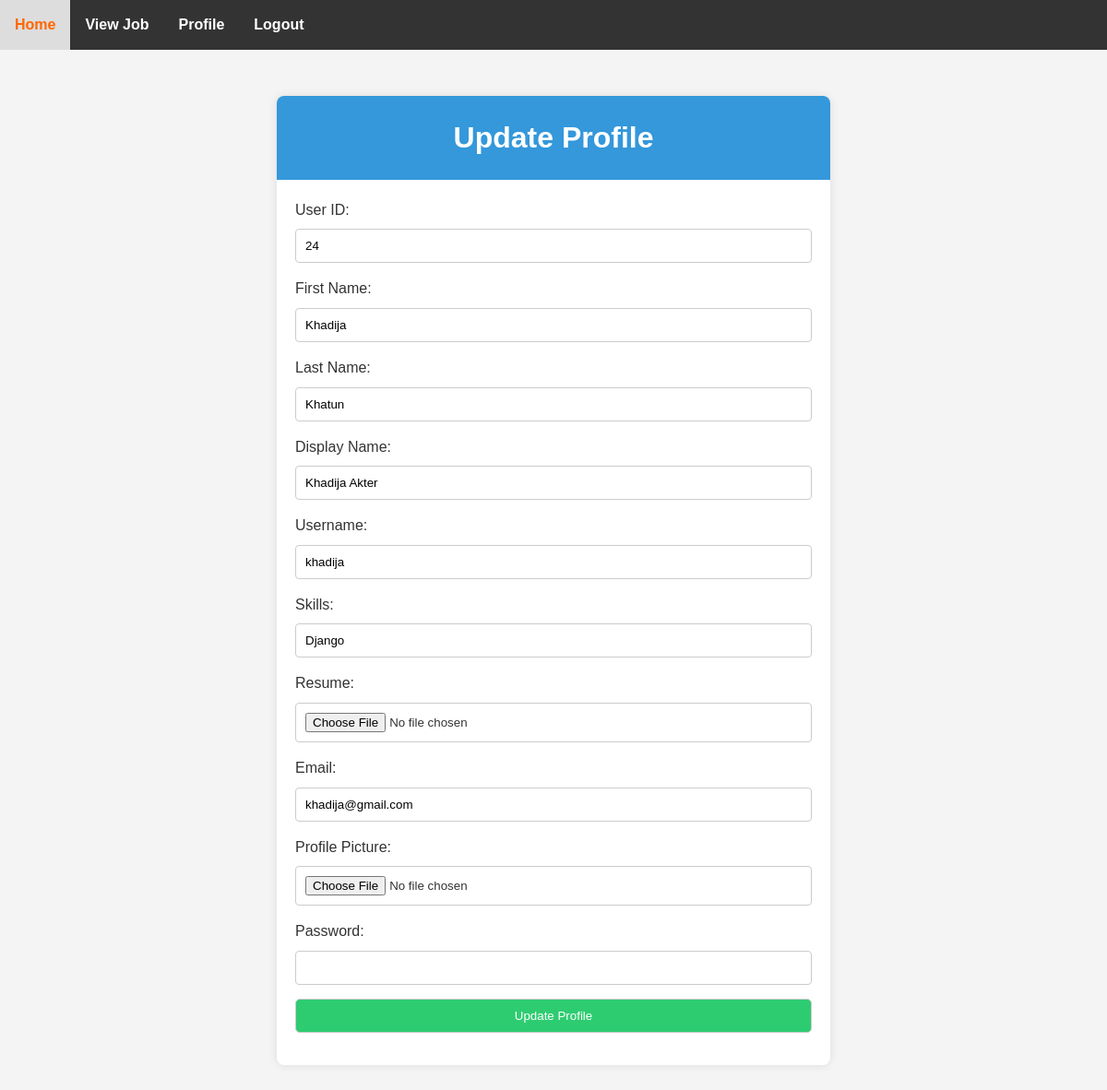
Screenshot of /EditProfilePage/ (signed in) with the database file from the repository.
### myApp/models.py (models this page shows, shortened)
class Custom_User(AbstractUser):
    USER=[
        ('recruiter','Recruiter'),('jobseeker','JobSeeker')
    ]
    display_name=models.CharField(max_length=100)
    email=models.EmailField(unique=True)
    password=models.CharField(max_length=100)
    confirm_password=models.CharField(max_length=100)
    user_type=models.CharField(choices=USER,max_length=120)
    profile_picture=models.ImageField(upload_to='media/profile_pic',null=True)

class JobSeekerProfile(models.Model):
    user = models.OneToOneField(Custom_User,on_delete=models.CASCADE,null=True, related_name='jobseekerprofile')
    skills=models.CharField(max_length=100,null=True)
    resume=models.FileField(upload_to='media/resumes',null=True)

### myProject/views.py (the view, shortened to what this page needs)
# urls.py: path('EditProfilePage/',EditProfilePage,name='EditProfilePage'),
def EditProfilePage(request):
    user=request.user
    return render(request,'Editprofile.html')

### Template/Editprofile.html (shortened to what this page needs)
{% extends "dashboard.html" %}
{% block content %}
<!DOCTYPE html>
<html lang="en">
<head>
</head>
<body>
<div class="update-profile-container">
    <div class="update-profile-header">
        <h1>Update Profile</h1>
    </div>
    <form action="{% url "EditProfilePage" %}" method="post" enctype="multipart/form-data" class="form-group">
        <label >User ID:</label>
        <input type="text" id="first_name" name="user_id" value="{{ request.user.id }}" required readonly>
        <label for="first_name">First Name:</label>
        <input type="text" id="first_name" name="first_name" value="{{ request.user.first_name }}" required>
        <label for="last_name">Last Name:</label>
        <input type="text" id="last_name" name="last_name" value="{{ request.user.last_name }}" required>
        <label for="display_name">Display Name:</label>
        <input type="text" id="display_name" name="display_name" value="{{ request.user.display_name }}" required>
        <label for="username">Username:</label>
        <input type="text" id="username" name="username" value="{{ request.user.username }}" required readonly>
        {% if user.user_type == 'jobseeker' %}
        <label for="display_name">Skills:</label>
        <input type="text" id="display_name" name="mySkills" value='{{request.user.jobseekerprofile.skills}}'  required>
        <label for="username">Resume:</label>
        <input type="file" id="username" name="myResume"  required readonly>
        {% endif %}
        <label for="email">Email:</label>
        <input type="email" id="email" name="email" value="{{ request.user.email }}" required readonly>
        <label for="profile_picture">Profile Picture:</label>
        <input type="file" id="profile_picture" name="profile_picture">
        <label for="password">Password:</label>
        <input type="password" id="password" name="password" required>
        <input type="submit" value="Update Profile" class="update-profile-button">
    </form>
</div>
</body>
</html>
{% endblock content %}

### Template/dashboard.html (style rules this page uses)
body { font-family: Arial, sans-serif; margin: 0; padding: 0; }
* { margin: 0; padding: 0; box-sizing: border-box; }
body { font-family: Arial, sans-serif; background-color: #f4f4f4; line-height: 1.6; color: #333; }

### Template/Editprofile.html (style rules this page uses)
body { font-family: Arial, sans-serif; background-color: #f4f4f4; margin: 0; padding: 0; }
.update-profile-container { max-width: 600px; margin: 50px auto; background-color: #fff; border-radius: 8px; box-shadow: 0 0 10px rgba(0, 0, 0, 0.1); overflow: hidden; }
.update-profile-header { text-align: center; padding: 20px; background-color: #3498db; color: #fff; }
.form-group { padding: 20px; }
label { display: block; margin-bottom: 8px; }
input, textarea { width: 100%; padding: 10px; margin-bottom: 15px; border: 1px solid #ccc; border-radius: 4px; box-sizing: border-box; }
.update-profile-button { display: inline-block; padding: 10px 20px; background-color: #2ecc71; color: #fff; text-decoration: none; border-radius: 5px; }

### rows the page displays
Custom_User: user_id "24", first_name "Khadija", last_name "Khatun", display_name "Khadija Akter", username "khadija", mySkills "Django", email "khadija@gmail.com"
